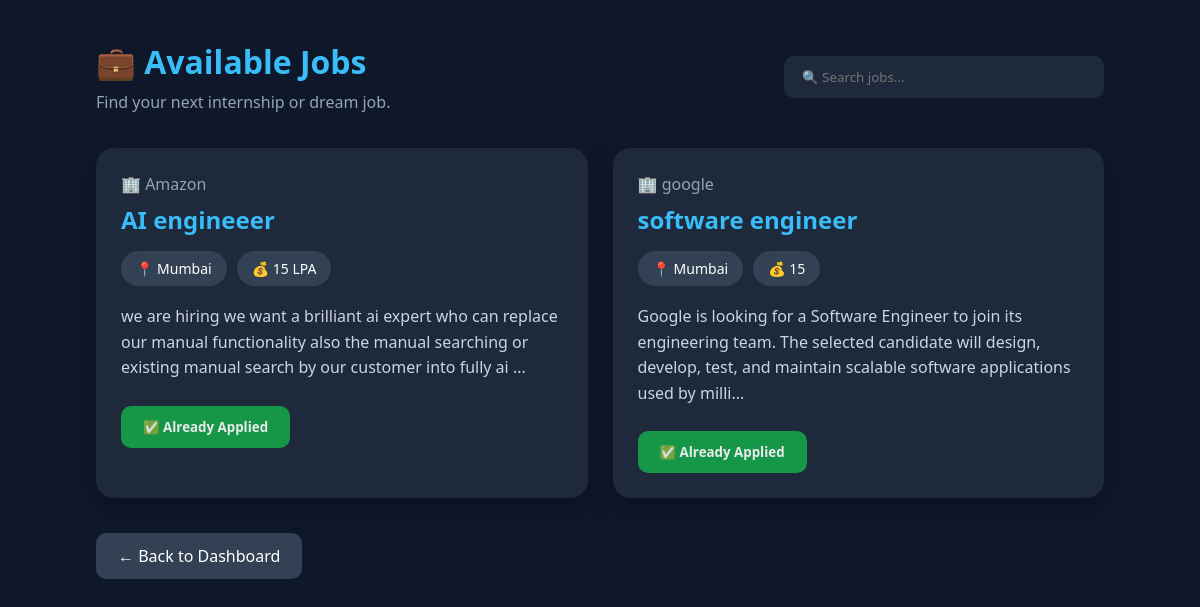
/jobs.php (signed in), run on the app's committed database.
### tables this page shows
CREATE TABLE `jobs` (
  `id` int(11) NOT NULL,
  `title` varchar(150) NOT NULL,
  `company` varchar(150) NOT NULL,
  `location` varchar(100) DEFAULT NULL,
  `salary` varchar(50) DEFAULT NULL,
  `job_type` varchar(50) DEFAULT NULL,
  `deadline` date DEFAULT NULL,
  `description` text DEFAULT NULL,
  `created_at` timestamp NOT NULL DEFAULT current_timestamp()
);

### jobs.php (the view, shortened to what this page needs)
<?php
include "db.php";
$sql = "SELECT * FROM jobs ORDER BY created_at DESC";
$result = mysqli_query($conn, $sql);
?>
<!DOCTYPE html>
<html lang="en">
<head>
<link rel="stylesheet" href="css/jobs.css">
</head>
<body>
<div class="container">
<div class="page-header">
    <div>
        <h1>💼 Available Jobs</h1>
        <p style="color:#94a3b8;margin-top:8px;">
            Find your next internship or dream job.
        </p>
    </div>
    <div class="search-box">
        <input
        type="text"
        placeholder="🔍 Search jobs...">
    </div>
</div>
<div class="jobs-grid">
<?php
if(mysqli_num_rows($result)>0){
while($row=mysqli_fetch_assoc($result)){
?>
<div class="job-card">
<div class="company">
🏢 <?php echo $row['company']; ?>
</div>
<h2 class="job-title">
<?php echo $row['title']; ?>
</h2>
<div class="badges">
<span class="badge">
📍 <?php echo $row['location']; ?>
</span>
<span class="badge">
💰 <?php echo $row['salary']; ?>
</span>
</div>
<p class="job-desc">
<?php echo substr($row['description'],0,180); ?>...
</p>
<?php
$job_id = $row['id'];
$user_id = $_SESSION['user_id'];
$check = mysqli_query($conn, "SELECT * FROM applications WHERE user_id='$user_id' AND job_id='$job_id'");
$applied = mysqli_num_rows($check) > 0;
if($applied){
?>
<button class="applied-btn" disabled>
✅ Already Applied
</button>
<?php } ?>
</div>
<?php
}
}else{
echo "<div class='alert alert-warning'>No jobs available.</div>";
}
?>
</div>
<a href="dashboard.php" class="back-btn">
← Back to Dashboard
</a>
</div>
</body>
</html>

### css/jobs.css (style rules this page uses)
* { margin:0; padding:0; box-sizing:border-box; font-family:Segoe UI; }
body { background:#0f172a; color:white; padding:40px; }
.container { width:90%; max-width:1200px; margin:auto; }
.page-header { display:flex; justify-content:space-between; align-items:center; margin-bottom:35px; }
.page-header h1 { color:#38bdf8; }
.search-box input { width:320px; padding:12px 18px; background:#1e293b; color:white; border:none; border-radius:10px; outline:none; }
.jobs-grid { display:grid; grid-template-columns:repeat(auto-fit,minmax(350px,1fr)); gap:25px; }
.job-card { background:#1e293b; padding:25px; border-radius:18px; transition:.3s; box-shadow:0 10px 25px rgba(0,0,0,.25); }
.company { color:#94a3b8; margin-bottom:8px; }
.job-title { color:#38bdf8; margin-bottom:15px; }
.badges { display:flex; gap:10px; flex-wrap:wrap; margin-bottom:18px; }
.badge { background:#334155; color:white; padding:8px 15px; border-radius:20px; font-size:14px; }
.job-desc { color:#cbd5e1; line-height:1.6; margin-bottom:25px; }
.applied-btn { background:#16a34a; color:white; padding:12px 22px; border:none; border-radius:10px; font-weight:600; cursor:not-allowed; opacity:.9; }
.back-btn { display:inline-block; margin-top:35px; text-decoration:none; background:#334155; color:white; padding:12px 22px; border-radius:10px; }

### data on the page
jobs: company "Amazon", title "AI engineeer", location "Mumbai", salary "15 LPA", description "we are hiring we want a brilliant ai expert who can replace our manual functionality also the manual searching or existing manual search by our customer into fully ai"
jobs: company "google", title "software engineer", location "Mumbai", salary "15", description "Google is looking for a Software Engineer to join its engineering team. The selected candidate will design, develop, test, and maintain scalable software applications used by milli"
